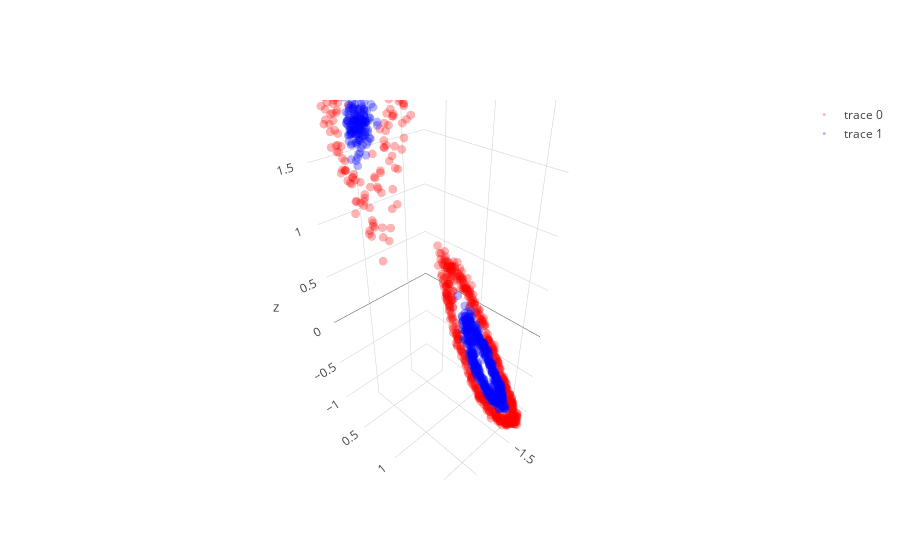
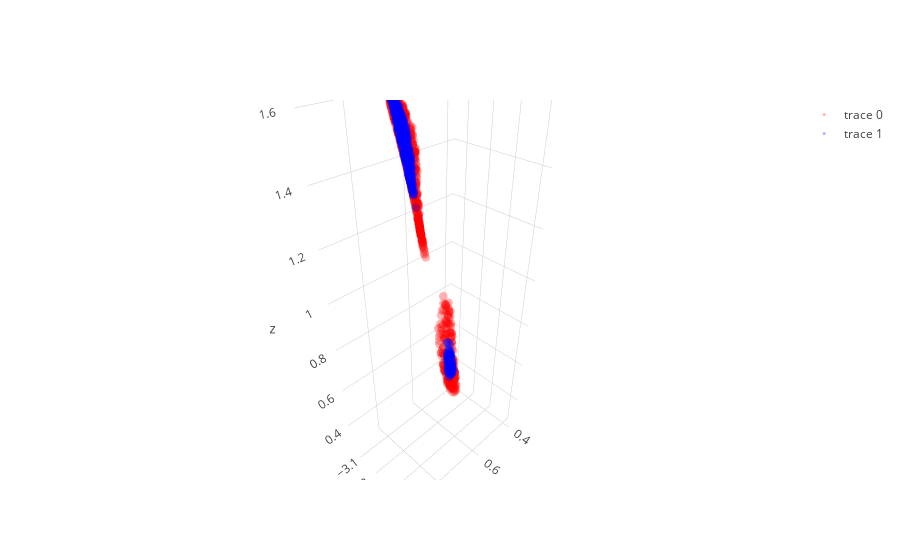
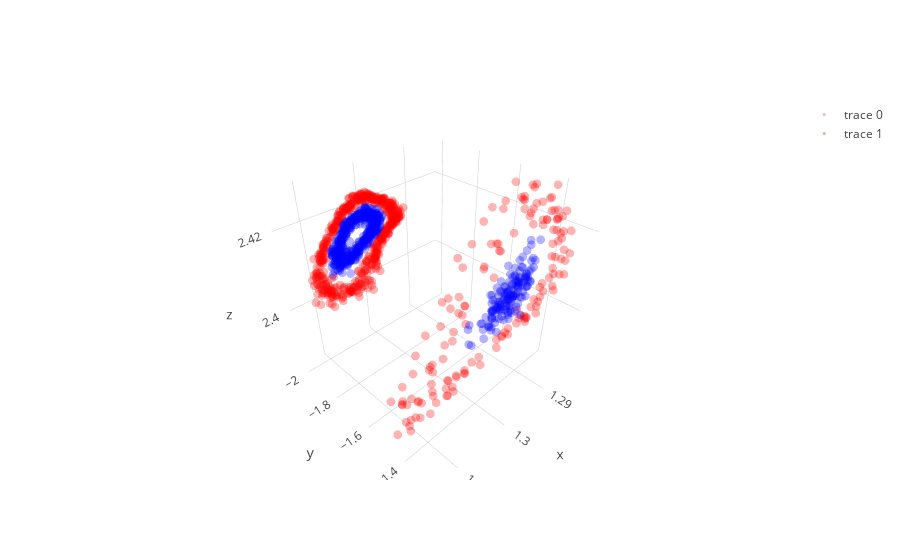

Notebook code for these charts, in order:
### Code cell
layer1,layer1_var = l1.feed_non(X)
layer2,layer2_var = l2.feed_non(layer1)
layer3,layer3_var = l3.feed_non(layer2)
layer4,layer4_var = l4.feed_linear(layer3)

show_3D(layer1)  
show_3D(layer2)    
show_3D(layer3)   

plt.figure(figsize=(8,6))
plt.scatter(layer4[y==0, 0], np.zeros((len(dsad)//2,1)), color='red',  alpha=0.1)
plt.scatter(layer4[y==1, 0], np.zeros((len(dsad)//2,1)), color='blue', alpha=0.1)
plt.show()

### Figure 1 — Plotly figure (JSON) as saved in the notebook; plotly's stock layout.template omitted (floating-point values rounded to 4 significant figures; data arrays with more than 128 entries replaced by an {"elided": "..."} marker saying what was removed)
{"data": [{"line": {"color": "red", "width": 0.5}, "marker": {"opacity": 0.3, "size": 3}, "mode": "markers", "type": "scatter3d", "uid": "b39bf39b-6da2-4f43-88d1-d5269ad67dda", "x": {"elided": "650 float values"}, "y": {"elided": "650 float values"}, "z": {"elided": "650 float values"}}, {"line": {"color": "blue", "width": 0.5}, "marker": {"opacity": 0.3, "size": 3}, "mode": "markers", "type": "scatter3d", "uid": "d9c8ae18-7a65-471a-9c9e-a0a6fe6fcfc6", "x": {"elided": "650 float values"}, "y": {"elided": "650 float values"}, "z": {"elided": "650 float values"}}], "layout": {}}

### Figure 2 — Plotly figure (JSON) as saved in the notebook; plotly's stock layout.template omitted (floating-point values rounded to 4 significant figures; data arrays with more than 128 entries replaced by an {"elided": "..."} marker saying what was removed)
{"data": [{"line": {"color": "red", "width": 0.5}, "marker": {"opacity": 0.3, "size": 3}, "mode": "markers", "type": "scatter3d", "uid": "64c88f1f-8ab2-42c3-80f6-1c6015d6f9a2", "x": {"elided": "650 float values"}, "y": {"elided": "650 float values"}, "z": {"elided": "650 float values"}}, {"line": {"color": "blue", "width": 0.5}, "marker": {"opacity": 0.3, "size": 3}, "mode": "markers", "type": "scatter3d", "uid": "970c3944-2eba-4b02-9366-f4c6216fa98d", "x": {"elided": "650 float values"}, "y": {"elided": "650 float values"}, "z": {"elided": "650 float values"}}], "layout": {}}

### Figure 3 — Plotly figure (JSON) as saved in the notebook; plotly's stock layout.template omitted (floating-point values rounded to 4 significant figures; data arrays with more than 128 entries replaced by an {"elided": "..."} marker saying what was removed)
{"data": [{"line": {"color": "red", "width": 0.5}, "marker": {"opacity": 0.3, "size": 3}, "mode": "markers", "type": "scatter3d", "uid": "db167b21-dcb7-444a-970e-dceb0556b47d", "x": {"elided": "650 float values"}, "y": {"elided": "650 float values"}, "z": {"elided": "650 float values"}}, {"line": {"color": "blue", "width": 0.5}, "marker": {"opacity": 0.3, "size": 3}, "mode": "markers", "type": "scatter3d", "uid": "7f2875d3-b3d6-4bee-8f10-253f8763883e", "x": {"elided": "650 float values"}, "y": {"elided": "650 float values"}, "z": {"elided": "650 float values"}}], "layout": {}}
